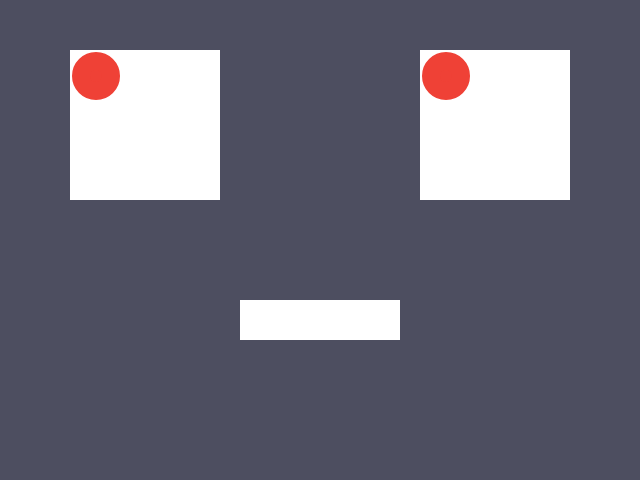
Frame 1 (no input)
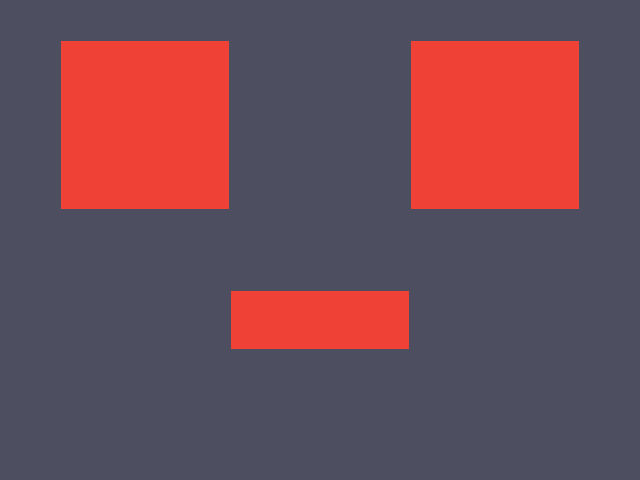
Frame 60 (no input)
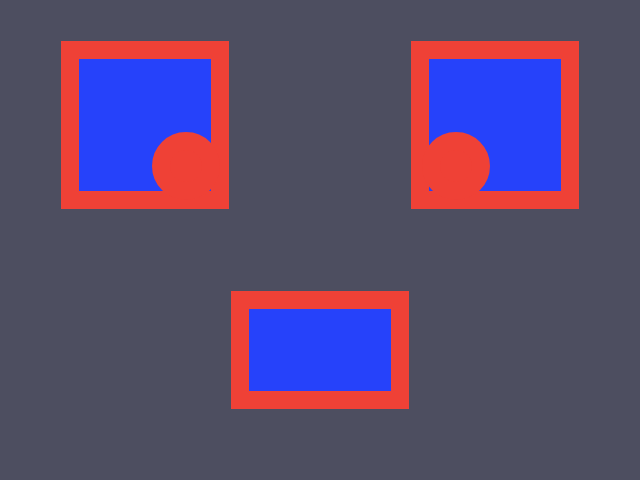
Frame 120 (the mouse pressed at the canvas centre since frame 60)

The p5.js sketch that drew these frames (run headless with seeded random() and noise() and a simulated clock; from frame 60 on, the mouse is pressed at the canvas centre):

// p5.js sketch
// ── sketch.js
function setup() {
	// create a place to draw
	createCanvas(640, 480);
	noStroke();
	// noLoop();
}
function draw() {

	// gnerate random values for random colors
	var red = random(255);
	var green = random(255);
	var blue = random(255);

	// clear the background
	background(77, 78, 96);
	var crossX = constrain(mouseX, 40, 140);
	var crossY = constrain(mouseY, 30, 130);

	var crossX2 = constrain(mouseX, 390, 490);
	var crossY2 = constrain(mouseY, 30, 130);

	if (mouseIsPressed) {

		// random color
		fill(red, green, blue);

		// make the constraints more tight if the balls are bigger
		var crossX = constrain(mouseX, 50, 130);
		var crossY = constrain(mouseY, 40, 120);

		var crossX2 = constrain(mouseX, 400, 480);
		var crossY2 = constrain(mouseY, 40, 120);

	}

	// eyes
	rect(70, 50, 150, 150);
	rect(420, 50, 150, 150);

	// mouth
	rect(240, 300, 160, 40);

	if (mouseIsPressed) {
		// open mouth
		rect(240, 300, 160, 100);
	}

	// draw x
	fill(239, 65, 54);
	stroke(239, 65, 54);
	strokeWeight(18);

	if (mouseIsPressed) {
		// big mouth
		ellipse(56 + crossX, 46 + crossY, 50, 50);
		ellipse(56 + crossX2, 46 + crossY2, 50, 50);
	} else {
		//small mouth
		ellipse(56 + crossX, 46 + crossY, 30, 30);
		ellipse(56 + crossX2, 46 + crossY2, 30, 30);
	}
}
